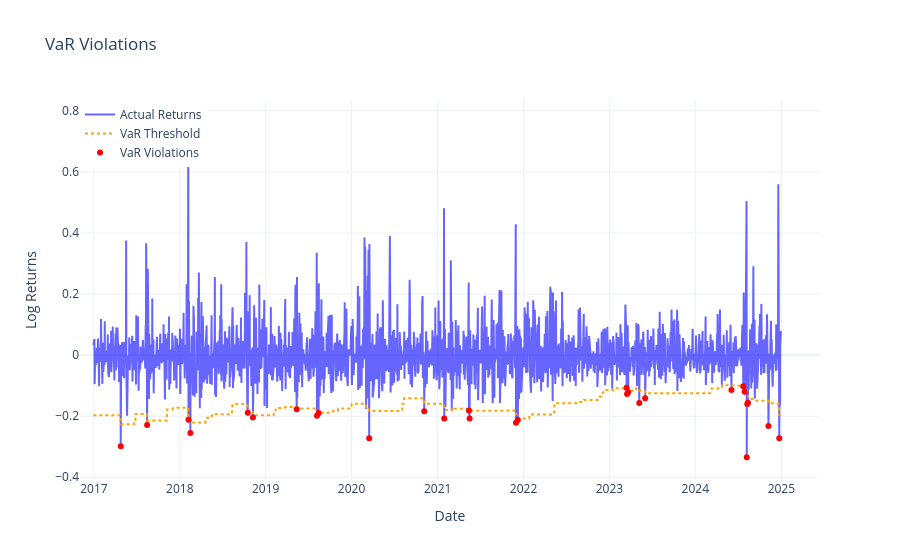

The notebook cell this image was saved under:
### Code cell
plots.plot_var_violations(vix_fbm_var, var_col='VaR_99', predicted_col='predicted_log_vol_diff')

### Figure 1 — Plotly figure (JSON) as saved in the notebook; plotly's stock layout.template omitted (floating-point values rounded to 4 significant figures; data arrays with more than 128 entries replaced by an {"elided": "..."} marker saying what was removed)
{"data": [{"line": {"color": "blue"}, "mode": "lines", "name": "Actual Returns", "opacity": 0.6, "type": "scatter", "x": {"elided": "2033 str values"}, "y": {"elided": "2033 float values"}}, {"line": {"color": "orange", "dash": "dot"}, "mode": "lines", "name": "VaR Threshold", "type": "scatter", "x": {"elided": "2033 str values"}, "y": {"elided": "2033 float values"}}, {"marker": {"color": "red", "size": 6, "symbol": "circle"}, "mode": "markers", "name": "VaR Violations", "type": "scatter", "x": ["2017-04-25T00:00:00", "2017-08-15T00:00:00", "2018-02-07T00:00:00", "2018-02-15T00:00:00", "2018-10-17T00:00:00", "2018-11-08T00:00:00", "2019-05-13T00:00:00", "2019-08-07T00:00:00", "2019-08-14T00:00:00", "2020-03-16T00:00:00", "2020-11-05T00:00:00", "2021-01-29T00:00:00", "2021-05-14T00:00:00", "2021-05-17T00:00:00", "2021-11-30T00:00:00", "2021-12-08T00:00:00", "2023-03-15T00:00:00", "2023-03-17T00:00:00", "2023-03-22T00:00:00", "2023-05-08T00:00:00", "2023-06-02T00:00:00", "2024-06-03T00:00:00", "2024-07-23T00:00:00", "2024-07-29T00:00:00", "2024-08-07T00:00:00", "2024-08-09T00:00:00", "2024-08-12T00:00:00", "2024-11-07T00:00:00", "2024-12-23T00:00:00"], "y": [-0.2983, -0.2288, -0.2119, -0.2547, -0.189, -0.2045, -0.1771, -0.1989, -0.1891, -0.2719, -0.1835, -0.2077, -0.1813, -0.2076, -0.2212, -0.2121, -0.1067, -0.127, -0.1219, -0.157, -0.1413, -0.1145, -0.1019, -0.1197, -0.3344, -0.1598, -0.1558, -0.2317, -0.2717]}], "layout": {"hovermode": "x unified", "legend": {"x": 0, "y": 1}, "title": {"text": "VaR Violations"}, "xaxis": {"title": {"text": "Date"}}, "yaxis": {"title": {"text": "Log Returns"}}}}
